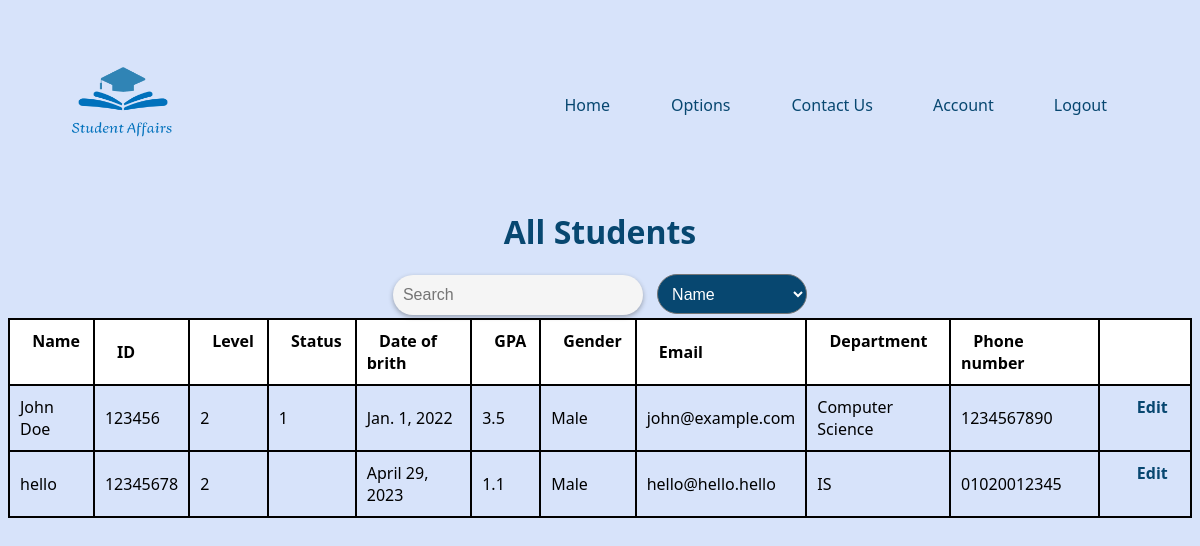
Page /viewStudents (signed in) on the earlier database version.
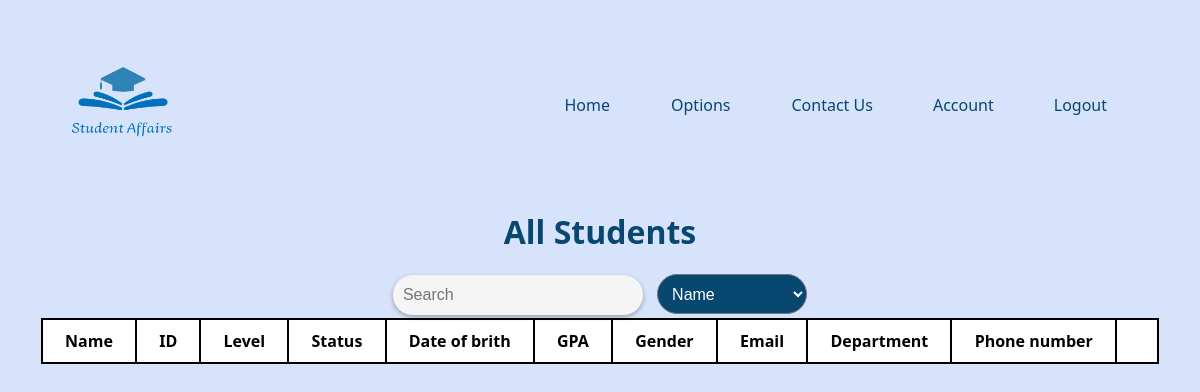
Same page on the later database version.
### app/models.py (models this page shows, shortened)
class Student(models.Model):
    name = models.CharField(max_length=50)
    id = models.CharField(max_length=10, primary_key=True, unique=True)
    level = models.IntegerField()
    status = models.CharField(max_length=10)
    date = models.DateField()
    gpa = models.FloatField()
    gender = models.CharField(max_length=10)
    department = models.CharField(max_length=20)
    email = models.CharField(max_length=100)
    phone = models.CharField(max_length=10)

### app/views.py (the view)
# urls.py: path('viewStudents', views.view_students, name='view_students'),
def view_students(request):
    if 'current_user' not in request.session:
        return redirect('login')
    students = Student.objects.all()
    return render(request, 'pages/view_Students.html', {'students': students})

### templates/pages/view_Students.html (shortened to what this page needs)
{% extends 'base.html'%}
{% load static %}
{% block CSS%}
<link rel="stylesheet" href="{% static 'style/style.css' %}">
{% endblock%}
{% block nav%}
<li><a href="/">Home</a></li>
<li class="navBar-options">
    <a href="#" class="options-btn">Options</a>
</li>
<li><a href="contact"> Contact Us</a></li>
<li class="navBar-account">
    <a href="#" class="account-btn">Account</a>
</li>
<li><a id="logout" href="/logout">Logout</a></li>
{% endblock%}
{% block content%}
    <form action="Department.html" method="post">
      <div class="view" style="align-items: center; text-align: center;">
        <table border="1" id="student-table-body">
          <h1 class="header_view mb-25">All Students</h1>
          <div class="search-container mb-25">
            <input type="search" placeholder="Search" id="searchName" class="search" />
            <select class="search-option">
              <option value="0">Name</option>
            </select>
          </div>
          <thead>
            <tr>
              <th>&ensp; Name &ensp; </th>
              <th>&ensp; ID &ensp;</th>
              <th>&ensp; Level &ensp;</th>
              <th>&ensp; Status &ensp;</th>
              <th>&ensp; Date of brith &ensp;</th>
              <th>&ensp; GPA &ensp;</th>
              <th>&ensp; Gender &ensp;</th>
              <th>&ensp; Email &ensp;</th>
              <th>&ensp; Department &ensp;</th>
              <th>&ensp; Phone number &ensp;</th>
              <th>&ensp; &ensp;</th>
          </thead>
            <tbody>
                {% for student in students %}
                    <tr>
                    <td>{{ student.name }}</td>
                    <td>{{ student.id }}</td>
                    <td>{{ student.level }}</td>
                    <td>{{ student.status }}</td>
                    <td>{{ student.date }}</td>
                    <td>{{ student.gpa }}</td>
                    <td>{{ student.gender }}</td>
                    <td>{{ student.email }}</td>
                    <td>{{ student.department }}</td>
                    <td>{{ student.phone }}</td>
                    <td><a href="{% url 'Edit_students' student.id %}" class="edit">&ensp; Edit &ensp;</a></td>
                  </tr>
                {% endfor %}
            </tbody>
        </table>
    </div>
</form>
{% endblock %}

### templates/base.html (shortened to what this page needs)
{% load static %}
<!DOCTYPE html>
<html>
    <head>
        {% block CSS%} {% endblock%}
    </head>
    <body>
        <header>
            {% block image%}
            <img src="{% static 'images/final_logo.png' %}"  alt="Logo" width="150" height="130"  />
            {% endblock %}
            <nav class="navigationBar">
            {% block nav%}
            {% endblock%}
            </nav>
        </header>
        {% block content%}
        {% endblock %}
    </body>
</html>

### app/static/style/style.css (style rules this page uses)
body { background-color: #d7e3fa; background-attachment: fixed; height: 100vh; font-family: system-ui; background-position: 100% 100%; }
a { text-decoration: none; color: white; }
header { display: flex; justify-content: space-between; align-items: center; margin: 40px; }
.navigationBar { display: flex; justify-content: center; align-items: center; list-style: none; }
header nav li { margin-right: 30px; }
header nav li a { padding: 6px 15px; border-radius: 20px; color: #074770; }
.navigationBar .navBar-options { float: left; overflow: hidden; }
.navigationBar .navBar-options .options-btn { font-size: 16px; border: none; outline: none; color: #074770; padding: 14px 16px; background-color: inherit; font-family: inherit; margin: 0; }
.search { width: 250px; height: 40px; padding: 10px; border-radius: 20px; border: none; box-shadow: 0 2px 5px rgba(0, 0, 0, 0.3); font-size: 16px; color: #666; background-color: #f5f5f5; outline: none; }
.search-option { padding: 10px; margin-left: 10px; font-size: 16px; border-style: solid; border-radius: 20px; height: 40px; background-color: #074770; color: #fff; }
table { margin: 3px auto; border-collapse: collapse; }
th, td { padding: 10px; text-align: left; border: 2px solid black; }
th { background-color: #fff; }
.header_view { color: #074770; }
img { border-radius: 50%; }

Differences in the rows shown:
removed Student: name "John Doe", id "123456", level "2", status "1", date "Jan. 1, 2022", gpa "3.5", gender "Male", email "john@example.com", department "Computer Science", phone "1234567890"
removed Student: name "hello", id "12345678", level "2", date "April 29, 2023", gpa "1.1", gender "Male", email "hello@hello.hello", department "IS", phone "01020012345"
